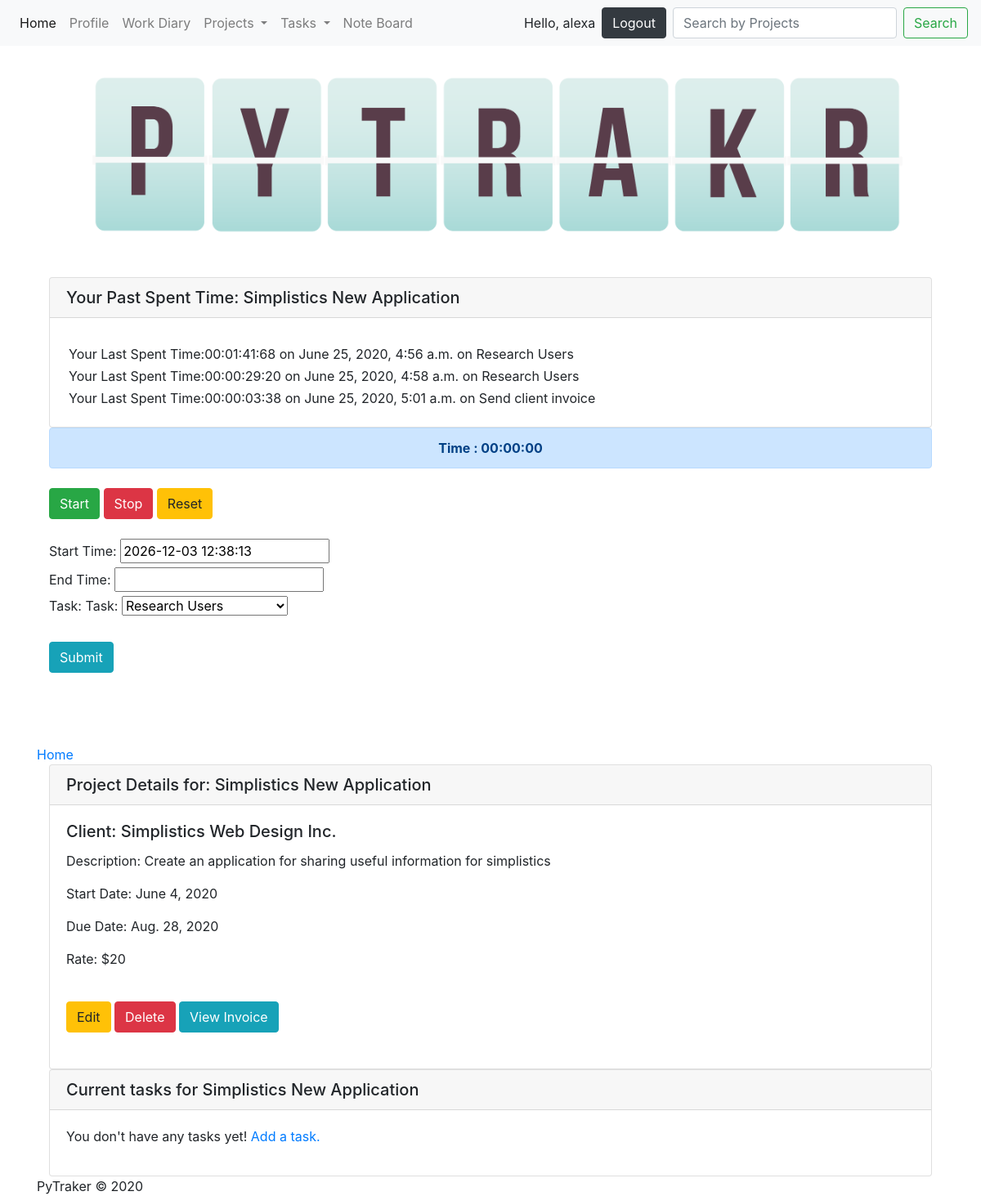
Page /PyTraker/details_project/2 (signed in) on the committed database.
### PyTraker/models.py (models this page shows, shortened)
class Projects(models.Model):
    name = models.CharField(max_length=50)
    description = models.TextField(max_length=250)
    clientID = models.ForeignKey(Clients, on_delete=models.CASCADE)
    payRate = models.IntegerField()
    startDate = models.DateTimeField()
    dueDate = models.DateTimeField()

class Timers(models.Model):
    startTime = models.DateTimeField()
    endTime = models.DateTimeField()
    totaltime = models.CharField(max_length=100,default="0")
    totalhours = models.DecimalField(max_digits=5, decimal_places=2, default=0)
    projectID = models.ForeignKey(Projects, on_delete=models.CASCADE,default='1')
    task = models.ForeignKey(Tasks, on_delete=models.CASCADE, default='4')

class Tasks(models.Model):
    projectID = models.ForeignKey(Projects, on_delete=models.CASCADE)
    name = models.CharField(max_length=50)
    description = models.TextField(max_length=250)
    complete = models.BooleanField(default=False)
    due_date = models.DateTimeField()
    def __str__(self):
        return self.name

class Clients(models.Model):
    name = models.CharField(max_length=50)
    email = models.CharField(max_length=50)
    phone = models.CharField(max_length=50)
    def __str__(self):
        return self.name

### PyTraker/views.py (the view, shortened to what this page needs)
# urls.py: path("PyTraker/details_project/<int:pk>", views.details_project, name="details_project"),
@login_required
def details_project(request, pk):
    project = get_object_or_404(Projects, pk=pk)
    date = datetime.now()
    timer = Timers.objects.filter(projectID=pk)
    task = Tasks.objects.filter(projectID=pk)
    tasks = Tasks.objects.filter(projectID_id=project.pk)
    try:
        invoice = Invoices.objects.get(projectID_id=pk)
    except Invoices.DoesNotExist:
        invoice = 'false'
    context = {
        'project':project,
        'time':defaultfilters.date(date, "h:i:s "),
        'stime':defaultfilters.date(date,'Y-m-d h:i:s'),
        'spentdate':defaultfilters.date(date,'Y-m-d'),
        'daylight':defaultfilters.date(date,''),
        'timer':timer,
        'task':task,
        'invoice':invoice
    }
    return render(request, 'PyTraker/details_project.html', context)

### PyTraker/templates/PyTraker/details_project.html (shortened to what this page needs)
{% extends "PyTraker/header.html" %}
{% block content %}
<div class="container">
<div class="card">
  <h5 class="card-header">Your Past Spent Time: {{ project.name }}</h5>
     <div class="card-body">
{% for time in timer %}
<p class="card-text" style="margin:3px">Your Last Spent Time:{{time.totaltime }} on {{ time.startTime }} on
    {{time.task}}
</p>
{% endfor %}
    </div>
</div>
</div>
<div class="container">
    <section id="stopWatch"> <p id="timer"  class="alert alert-primary" role="alert"> Time : 00:00:00 </p>
        <button id="start" class="btn btn-success" onclick="start()"> Start </button>
        <button id="stop" class="btn btn-danger" onclick="stop()"> Stop </button>
        <button id="reset" class="btn btn-warning" onclick="reset()"> Reset </button>
    </section>
    <form method="post" action="">
        <label>Start Time:</label>
        <input type="text" value="{{ stime }}" id="stime" name="stime"/><br/>
        <label>End Time:</label>
        <input type="text" value="" id="stoptime" name="stoptime" />
        <br/><label>Task:</label>
        <label>Task:</label>
        <select name="task">
            {% for t in task %}
            <option value="{{ t.id }}" name="task">{{ t.name }}</option>
            {% endfor %}
        </select>
        <br/><input type="submit" value="Submit" class="btn btn-info" name="submit" />
    </form>
</div>
    <br><br>
        <a href="/PyTraker/index">Home</a>
<div class="container">
<div class="card">
  <h5 class="card-header">Project Details for: {{ project.name }}</h5>
  <div class="card-body">
    <h5 class="card-title">Client: {{ project.clientID }}</h5>
    <p class="card-text">Description: {{ project.description }}</p>
          <p class="card-text">Start Date: {{ project.startDate.date }}</p>
          <p class="card-text">Due Date: {{ project.dueDate.date }}</p>
          <p class="card-text">Rate: ${{ project.payRate }}</p>
    <a href="/PyTraker/edit_project/{{ project.id }}" class="btn btn-warning">Edit</a>
    <a href="/PyTraker/delete_project/{{ project.id }}"  class="btn btn-danger"  id ='{{project.id}}'>Delete</a>
      {% if invoice == 'false' %}
      <a href="/PyTraker/new_invoice/{{ project.id }}" class="btn btn-info">Create Invoice</a>
      {% else %}
      <a href="/PyTraker/invoice/{{ project.id }}" class="btn btn-info">View Invoice</a>
    {% endif %}
  </div>
</div>
    <div class="card">
        <h5 class="card-header">Current tasks for {{ project.name }}</h5>
        <div class="card-body">
        {% if tasks %}
            <div class="list-group list-group-flush">
        {% for tasks in tasks %}
        <p class="list-group-item list-group-item-action"><a href="/PyTraker/task_detail/{{ tasks.id }}" class="d-inline-flex p-2">{{ tasks.name }}</a>
            <span><a href="/PyTraker/change_status/{{ tasks.id }}" class="d-inline-flex p-2 btn btn-success btn-circle float-right">&check;</a></span></p>
        {% endfor %}
        </div>
        {% else %}
            <p>You don't have any tasks yet! <a href="/PyTraker/new_task">Add a task.</a></p>
        {% endif %}
        </div>
    </div>
</div>
{% endblock %}

### PyTraker/templates/PyTraker/header.html (shortened to what this page needs)
<head>
    <link rel="stylesheet" href="https://stackpath.bootstrapcdn.com/bootstrap/4.5.0/css/bootstrap.min.css"
>
    <link rel="stylesheet" href="//code.jquery.com/ui/1.12.1/themes/base/jquery-ui.css">
     {% load static %}
    <link rel="stylesheet" type="text/css" href="{% static 'PyTraker/style.css' %}">
</head>
<body>
<header>
    <nav class="navbar navbar-expand-lg navbar-light bg-light">
  <div class="collapse navbar-collapse" id="navbarSupportedContent">
    <ul class="navbar-nav mr-auto">
      <li class="nav-item active">
        <a class="nav-link" href="/PyTraker/index">Home</a>
      </li>
        {% if user.is_authenticated %}
      <li class="nav-item">
        <a class="nav-link" href="/PyTraker/user_profile/{{ request.user.id }}">Profile</a>
      </li>
      <li class="nav-item">
        <a class="nav-link" href="/PyTraker/workdiary">Work Diary</a>
      </li>
      <li class="nav-item dropdown">
        <a class="nav-link dropdown-toggle" href="#" id="navbarDropdown" role="button" data-toggle="dropdown" aria-haspopup="true" aria-expanded="false">
          Projects
        </a>
      </li>
            <li class="nav-item dropdown">
        <a class="nav-link dropdown-toggle" href="#" id="navbarDropdown" role="button" data-toggle="dropdown" aria-haspopup="true" aria-expanded="false">
          Tasks
        </a>
      </li>
      <li class="nav-item">
        <a class="nav-link" href="/PyTraker/noteboard">Note Board</a>
      </li>
    </ul>
      <div class="nav-item">Hello, {{ request.user }} </div>  <a href="#" onClick="document.getElementById('logoutform').submit()"><button type="button" class="btn btn-dark" id="logout-btn">Logout</button></a>
{% else %}
<a href="{% url 'PyTraker:sign_up' %}" class="nav-link"  >Sign up</a>  <a href="/PyTraker/login/?next=/" class="nav-link" >Login</a>
{% endif %}
    {% if user.is_authenticated %}
    <form class="form-inline my-2 my-lg-0" action="/search" method="get">
      <input class="form-control mr-sm-2"name='q' type="text" placeholder="Search by Projects" aria-label="Search">
      <button class="btn btn-outline-success my-2 my-sm-0" type="submit">Search</button>
    </form>
    {% endif %}
  </div>
</nav>
</header>
<div class="container">
{% load static %}
<img src="{% static "PyTraker/logo.png" %}" alt="My logo" id="logo">
{% block content %}
{% endblock %}
<footer>PyTraker &#169; 2020 </footer>
 </body>

### PyTraker/static/PyTraker/style.css (style rules this page uses)
#logo { max-width: 100%; height: auto; margin-left: auto; margin-right: auto; }
.btn { margin-top:1.5em; margin-bottom:1.5em; }
#logout-btn { margin-top:0; margin-left:0.5em; margin-right:0.5em; margin-bottom:0; }
.alert { text-align:center; margin:auto; font-weight:bold; }

### rows in the picture
Projects: name "Simplistics New Application", clientID "Simplistics Web Design Inc.", description "Create an application for sharing useful information for simplistics", startDate "June 4, 2020", dueDate "Aug. 28, 2020", payRate "20"
Timers: totaltime "00:01:41:68", startTime "June 25, 2020, 4:56 a.m.", task "Research Users"
Timers: totaltime "00:00:29:20", startTime "June 25, 2020, 4:58 a.m.", task "Research Users"
Timers: totaltime "00:00:03:38", startTime "June 25, 2020, 5:01 a.m.", task "Send client invoice"

### other values in the picture
{{ request.user }} "alexa"
form field task "Research Users"
